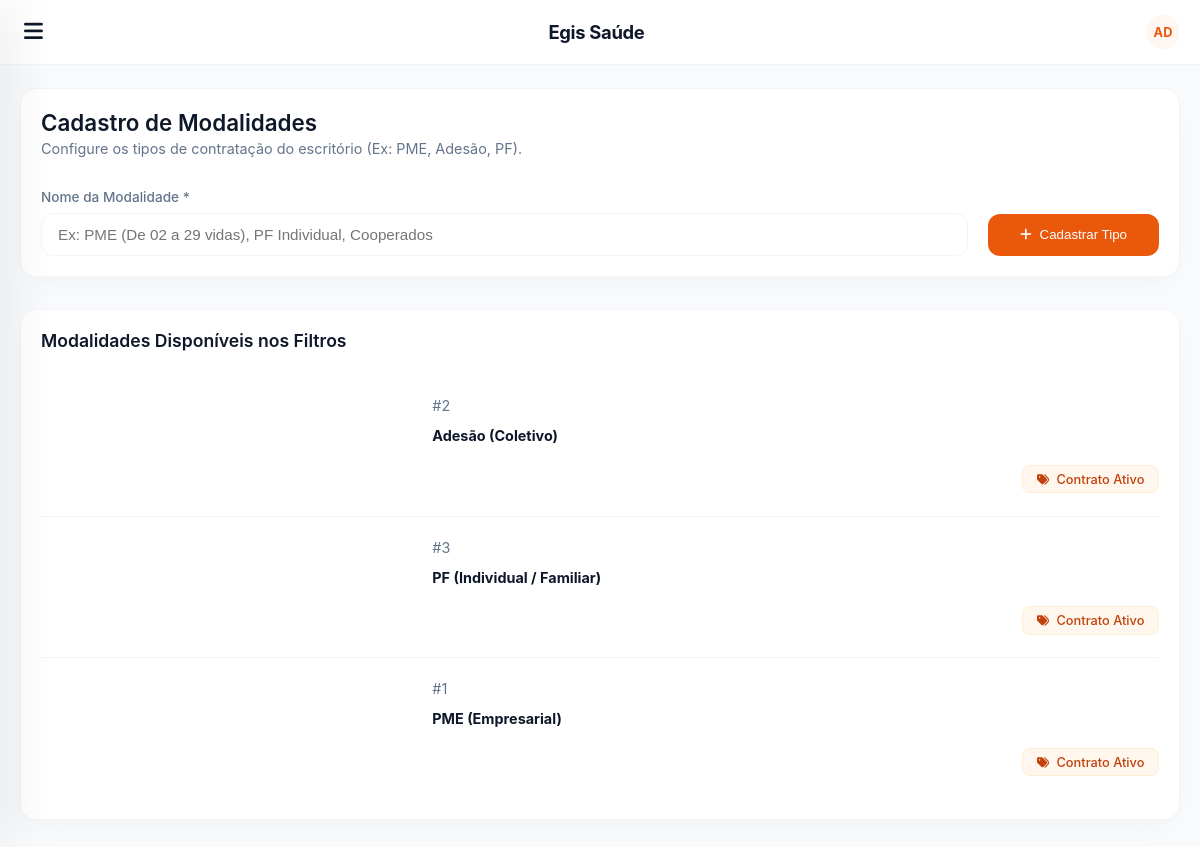
The app's page /modalidades.php (signed in) with its own data.
### tables this page shows
CREATE TABLE IF NOT EXISTS `modalidades` (
  `id` int NOT NULL AUTO_INCREMENT,
  `nome` varchar(100) NOT NULL,
  `created_at` timestamp NULL DEFAULT CURRENT_TIMESTAMP,
  PRIMARY KEY (`id`)
);

### modalidades.php (the view, shortened to what this page needs)
<?php
require_once __DIR__ . '/config/conexao.php';
$modalidades = [];
try {
    $modalidades = $pdo->query("SELECT * FROM modalidades ORDER BY nome ASC")->fetchAll(PDO::FETCH_ASSOC);
} catch (PDOException $e) {
}
?>
<!DOCTYPE html>
<html lang="pt-br">
<head>
    <link rel="stylesheet" href="https://cdnjs.cloudflare.com/ajax/libs/font-awesome/6.4.0/css/all.min.css">
</head>
<body>
    <?php include 'includes/sidebar.php'; ?>
    <div class="main-content">
        <div class="card-premium">
            <h2 style="margin:0 0 4px 0; font-size: 1.4rem; font-weight:600;">Cadastro de Modalidades</h2>
            <p style="margin:0 0 2rem 0; color: var(--texto-mutado); font-size: 0.9rem;">Configure os tipos de contratação do escritório (Ex: PME, Adesão, PF).</p>
            <form action="" method="POST">
                <div style="display: grid; grid-template-columns: 1fr auto; gap: 1.25rem; align-items: flex-end;">
                    <div class="form-group" style="margin:0;">
                        <label>Nome da Modalidade *</label>
                        <input type="text" name="nome" class="form-control" placeholder="Ex: PME (De 02 a 29 vidas), PF Individual, Cooperados" required>
                    </div>
                    <button type="submit" name="salvar_modalidade" class="btn-premium-orange">
                        <i class="fa-solid fa-plus"></i> Cadastrar Tipo
                    </button>
                </div>
            </form>
        </div>
        <div class="card-premium">
            <h3 style="margin:0 0 1.5rem 0; font-size: 1.1rem; font-weight:600;">Modalidades Disponíveis nos Filtros</h3>
            <div style="overflow-x: auto;">
                <table class="table-premium">
                    <tbody>
                        <?php if (count($modalidades) > 0): ?>
                            <?php foreach ($modalidades as $mod): ?>
                                <tr>
                                    <td style="color: var(--texto-mutado);">#<?= $mod['id'] ?></td>
                                    <td><strong><?= htmlspecialchars($mod['nome']) ?></strong></td>
                                    <td style="text-align: right; padding-right: 1rem;">
                                        <span class="badge-premium"><i class="fa-solid fa-tags" style="font-size: 0.75rem; margin-right: 4px;"></i> Contrato Ativo</span>
                                    </td>
                                </tr>
                            <?php endforeach; ?>
                        <?php else: ?>
                            <tr>
                                <td colspan="3" style="text-align: center; color: var(--texto-mutado); padding: 2.5rem;">Nenhuma modalidade localizada no banco de dados.</td>
                            </tr>
                        <?php endif; ?>
                    </tbody>
                </table>
            </div>
        </div>
    </div>
</body>
</html>

### modalidades.php (style rules this page uses)
:root { --bg-principal: #f8fafc; --bg-card: #ffffff; --texto-puro: #0f172a; --texto-mutado: #64748b; --primary-premium: #ea580c; --border-color: #e2e8f0; --sombra-premium: 0 10px 30px -10px rgba(0,0,0,0.05); }
body, html { margin: 0; padding: 0; font-family: 'Inter', sans-serif; background: var(--bg-principal); color: var(--texto-puro); }
.main-content { margin-left: 280px; padding: 3.5rem; min-height: 100vh; }
@media (max-width: 1200px) { .main-content { margin-left: 80px; padding: 2rem; } }
.card-premium { background: var(--bg-card); border: 1px solid #f1f5f9; border-radius: 20px; padding: 2.5rem; box-shadow: var(--sombra-premium); margin-bottom: 2rem; }
.form-group { display: flex; flex-direction: column; margin-bottom: 1.25rem; }
.form-group label { font-size: 0.85rem; font-weight: 500; color: var(--texto-mutado); margin-bottom: 0.5rem; }
.form-control { padding: 0.75rem 1rem; border: 1px solid var(--border-color); border-radius: 12px; font-size: 0.95rem; outline: none; color: var(--texto-puro); transition: border-color 0.2s; }
.btn-premium-orange { background: var(--primary-premium); color: #fff; border: none; padding: 0.85rem 2rem; border-radius: 12px; font-weight: 500; cursor: pointer; display: inline-flex; align-items: center; gap: 0.5rem; transition: background-color 0.2s; }
.table-premium { width: 100%; border-collapse: collapse; font-size: 0.9rem; text-align: left; }
.table-premium td { padding: 1.25rem 0; border-bottom: 1px solid #f8fafc; }
.badge-premium { padding: 0.35rem 0.85rem; border-radius: 8px; font-size: 0.8rem; font-weight: 500; background: #fff7ed; color: #c2410c; border: 1px solid #ffedd5; }

### includes/sidebar.php (style rules this page uses)
:root { --orange-app: #ea580c; --orange-light: rgba(234, 88, 12, 0.05); --slate-dark: #0f172a; --slate-muted: #64748b; --border-color: #f1f5f9; --radius-premium: 16px; }
body, html { overflow-x: hidden !important; background-color: #f8fafc; }
.main-content { margin-left: 280px; padding: 3rem; transition: all 0.3s ease; }
@media (max-width: 1200px) { .main-content { margin-left: 0 !important; padding: 5.5rem 1.25rem 2.5rem 1.25rem !important; } }
@media (max-width: 1200px) { .card-premium { padding: 1.25rem !important; border-radius: 16px !important; } }
@media (max-width: 1200px) { .table-premium tbody tr { display: block; border-bottom: 1px solid var(--border-color); padding: 1rem 0; position: relative; } }
@media (max-width: 1200px) { .table-premium tbody tr:last-child { border-bottom: none; } }
@media (max-width: 1200px) { .table-premium tbody td { display: flex; justify-content: justify; align-items: center; padding: 0.4rem 0 !important; border: none !important; font-size: 0.9rem; } }
@media (max-width: 1200px) { .table-premium tbody td::before { content: attr(data-label); font-size: 0.72rem; font-weight: 600; text-transform: uppercase; color: var(--slate-muted); width: 35%; min-width: 100px; display: inline-block; } }
@media (max-width: 1200px) { .table-premium tbody td:last-child { justify-content: flex-end; margin-top: 0.5rem; } }
@media (max-width: 1200px) { .table-premium tbody td:last-child::before { display: none; } }

### records on screen
modalidades: id "2", nome "Adesão (Coletivo)"
modalidades: id "3", nome "PF (Individual / Familiar)"
modalidades: id "1", nome "PME (Empresarial)"

### other values on screen
substr($nome_usuario, 0, 2) "AD"
